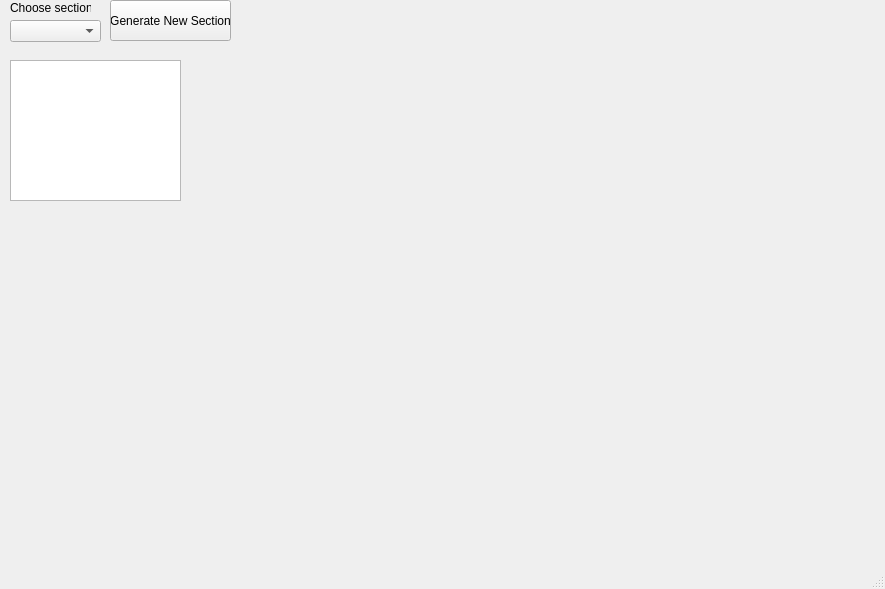
<?xml version="1.0" encoding="UTF-8"?>
<ui version="4.0">
 <class>MainWindow</class>
 <widget class="QMainWindow" name="MainWindow">
  <property name="geometry">
   <rect>
    <x>0</x>
    <y>0</y>
    <width>885</width>
    <height>589</height>
   </rect>
  </property>
  <property name="windowTitle">
   <string>Section Viewer</string>
  </property>
  <widget class="QWidget" name="centralwidget">
   <widget class="QWidget" name="widget" native="true">
    <property name="geometry">
     <rect>
      <x>220</x>
      <y>50</y>
      <width>651</width>
      <height>451</height>
     </rect>
    </property>
   </widget>
   <widget class="QWidget" name="widget_2" native="true">
    <property name="geometry">
     <rect>
      <x>10</x>
      <y>210</y>
      <width>191</width>
      <height>321</height>
     </rect>
    </property>
   </widget>
   <widget class="QComboBox" name="comboBox">
    <property name="geometry">
     <rect>
      <x>10</x>
      <y>20</y>
      <width>91</width>
      <height>22</height>
     </rect>
    </property>
   </widget>
   <widget class="QTextBrowser" name="textBrowser">
    <property name="geometry">
     <rect>
      <x>10</x>
      <y>60</y>
      <width>171</width>
      <height>141</height>
     </rect>
    </property>
   </widget>
   <widget class="QLabel" name="label">
    <property name="geometry">
     <rect>
      <x>10</x>
      <y>0</y>
      <width>81</width>
      <height>16</height>
     </rect>
    </property>
    <property name="text">
     <string>Choose section</string>
    </property>
   </widget>
   <widget class="QPushButton" name="pushButton">
    <property name="geometry">
     <rect>
      <x>110</x>
      <y>0</y>
      <width>121</width>
      <height>41</height>
     </rect>
    </property>
    <property name="text">
     <string>Generate New Section</string>
    </property>
   </widget>
  </widget>
  <widget class="QMenuBar" name="menubar">
   <property name="geometry">
    <rect>
     <x>0</x>
     <y>0</y>
     <width>885</width>
     <height>21</height>
    </rect>
   </property>
  </widget>
  <widget class="QStatusBar" name="statusbar"/>
 </widget>
 <resources/>
 <connections/>
</ui>
